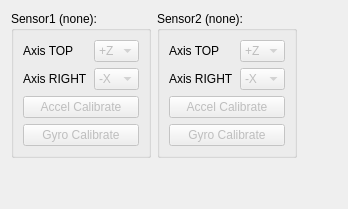
      <widget class="QWidget" name="tabSensors">
       <attribute name="title">
        <string>Sensors</string>
       </attribute>
       <layout class="QGridLayout" name="gridLayout_5">
        <item row="0" column="0">
         <widget class="QGroupBox" name="groupSensor1">
          <property name="enabled">
           <bool>true</bool>
          </property>
          <property name="title">
           <string>Sensor1 (none):</string>
          </property>
          <layout class="QGridLayout" name="gridLayout_6">
           <item row="0" column="1">
            <widget class="QComboBox" name="comboSensor1AxisTOP">
             <property name="enabled">
              <bool>false</bool>
             </property>
             <property name="currentIndex">
              <number>2</number>
             </property>
             <item>
              <property name="text">
               <string>+X</string>
              </property>
             </item>
             <item>
              <property name="text">
               <string>+Y</string>
              </property>
             </item>
             <item>
              <property name="text">
               <string>+Z</string>
              </property>
             </item>
             <item>
              <property name="text">
               <string>-X</string>
              </property>
             </item>
             <item>
              <property name="text">
               <string>-Y</string>
              </property>
             </item>
             <item>
              <property name="text">
               <string>-Z</string>
              </property>
             </item>
            </widget>
           </item>
           <item row="1" column="1">
            <widget class="QComboBox" name="comboSensor1AxisRIGHT">
             <property name="enabled">
              <bool>false</bool>
             </property>
             <property name="currentIndex">
              <number>3</number>
             </property>
             <item>
              <property name="text">
               <string>+X</string>
              </property>
             </item>
             <item>
              <property name="text">
               <string>+Y</string>
              </property>
             </item>
             <item>
              <property name="text">
               <string>+Z</string>
              </property>
             </item>
             <item>
              <property name="text">
               <string>-X</string>
              </property>
             </item>
             <item>
              <property name="text">
               <string>-Y</string>
              </property>
             </item>
             <item>
              <property name="text">
               <string>-Z</string>
              </property>
             </item>
            </widget>
           </item>
           <item row="0" column="0">
            <widget class="QLabel" name="labelSensor1AxisTop">
             <property name="text">
              <string>Axis TOP</string>
             </property>
            </widget>
           </item>
           <item row="1" column="0">
            <widget class="QLabel" name="labelSensor1AxisRight">
             <property name="text">
              <string>Axis RIGHT</string>
             </property>
            </widget>
           </item>
           <item row="2" column="0" colspan="2">
            <widget class="QPushButton" name="pushSensor1AccCalibrate">
             <property name="enabled">
              <bool>false</bool>
             </property>
             <property name="text">
              <string>Accel Calibrate</string>
             </property>
            </widget>
           </item>
           <item row="3" column="0" colspan="2">
            <widget class="QPushButton" name="pushSensor1GyroCalibrate">
             <property name="enabled">
              <bool>false</bool>
             </property>
             <property name="text">
              <string>Gyro Calibrate</string>
             </property>
            </widget>
           </item>
          </layout>
         </widget>
        </item>
        <item row="1" column="0">
         <spacer name="verticalSpacer_5">
          <property name="orientation">
           <enum>Qt::Vertical</enum>
          </property>
          <property name="sizeHint" stdset="0">
           <size>
            <width>20</width>
            <height>40</height>
           </size>
          </property>
         </spacer>
        </item>
        <item row="0" column="2">
         <spacer name="horizontalSpacer">
          <property name="orientation">
           <enum>Qt::Horizontal</enum>
          </property>
          <property name="sizeHint" stdset="0">
           <size>
            <width>40</width>
            <height>20</height>
           </size>
          </property>
         </spacer>
        </item>
        <item row="0" column="1">
         <widget class="QGroupBox" name="groupSensor2">
          <property name="enabled">
           <bool>true</bool>
          </property>
          <property name="title">
           <string>Sensor2 (none):</string>
          </property>
          <property name="checkable">
           <bool>false</bool>
          </property>
          <property name="checked">
           <bool>false</bool>
          </property>
          <layout class="QGridLayout" name="gridLayout_7">
           <item row="0" column="1">
            <widget class="QComboBox" name="comboSensor2AxisTOP">
             <property name="enabled">
              <bool>false</bool>
             </property>
             <property name="currentIndex">
              <number>2</number>
             </property>
             <item>
              <property name="text">
               <string>+X</string>
              </property>
             </item>
             <item>
              <property name="text">
               <string>+Y</string>
              </property>
             </item>
             <item>
              <property name="text">
               <string>+Z</string>
              </property>
             </item>
             <item>
              <property name="text">
               <string>-X</string>
              </property>
             </item>
             <item>
              <property name="text">
               <string>-Y</string>
              </property>
             </item>
             <item>
              <property name="text">
               <string>-Z</string>
              </property>
             </item>
            </widget>
           </item>
           <item row="1" column="0">
            <widget class="QLabel" name="labelSensor2AxisRight">
             <property name="text">
              <string>Axis RIGHT</string>
             </property>
            </widget>
           </item>
           <item row="0" column="0">
            <widget class="QLabel" name="labelSensor2AxisTop">
             <property name="text">
              <string>Axis TOP</string>
             </property>
            </widget>
           </item>
           <item row="1" column="1">
            <widget class="QComboBox" name="comboSensor2AxisRIGHT">
             <property name="enabled">
              <bool>false</bool>
             </property>
             <property name="currentIndex">
              <number>3</number>
             </property>
             <item>
              <property name="text">
               <string>+X</string>
              </property>
             </item>
             <item>
              <property name="text">
               <string>+Y</string>
              </property>
             </item>
             <item>
              <property name="text">
               <string>+Z</string>
              </property>
             </item>
             <item>
              <property name="text">
               <string>-X</string>
              </property>
             </item>
             <item>
              <property name="text">
               <string>-Y</string>
              </property>
             </item>
             <item>
              <property name="text">
               <string>-Z</string>
              </property>
             </item>
            </widget>
           </item>
           <item row="4" column="0" colspan="2">
            <widget class="QPushButton" name="pushSensor2AccCalibrate">
             <property name="enabled">
              <bool>false</bool>
             </property>
             <property name="text">
              <string>Accel Calibrate</string>
             </property>
            </widget>
           </item>
           <item row="5" column="0" colspan="2">
            <widget class="QPushButton" name="pushSensor2GyroCalibrate">
             <property name="enabled">
              <bool>false</bool>
             </property>
             <property name="text">
              <string>Gyro Calibrate</string>
             </property>
            </widget>
           </item>
          </layout>
         </widget>
        </item>
       </layout>
      </widget>
